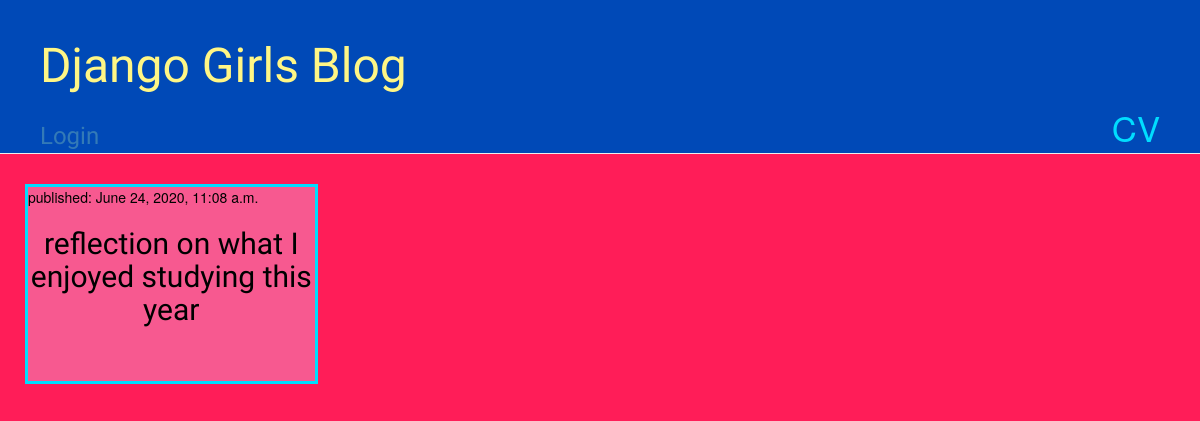
The app's page /, older data.
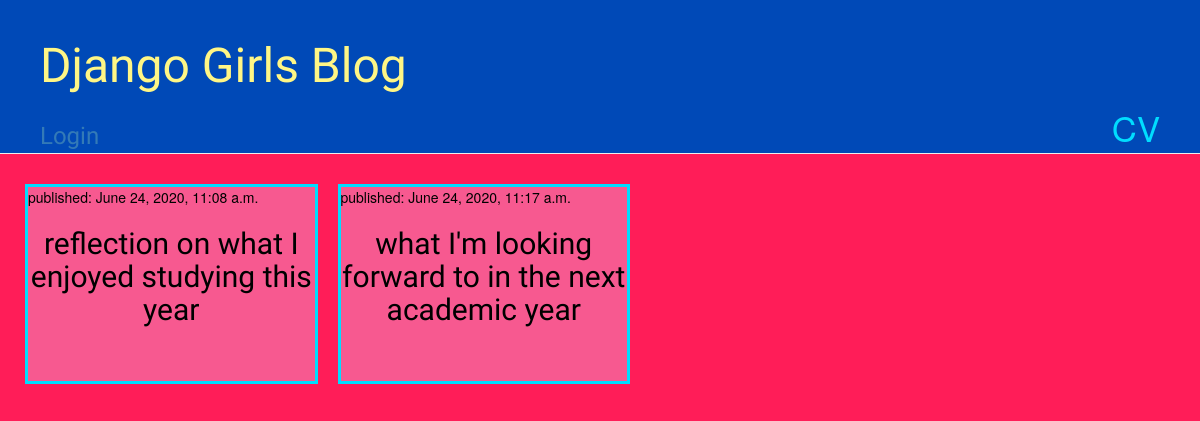
The same page, newer data.
### blog/models.py (models this page shows, shortened)
class Post(models.Model):
    author = models.ForeignKey(settings.AUTH_USER_MODEL, on_delete=models.CASCADE)
    title = models.CharField(max_length=200)
    text = models.TextField()
    created_date = models.DateTimeField(default=timezone.now)
    published_date = models.DateTimeField(blank=True, null=True)

### blog/views.py (the view)
# urls.py: path('',views.post_list, name='post_list'),
def post_list(request):
    posts = Post.objects.filter(published_date__lte=timezone.now()).order_by('published_date')
    return render(request, 'blog/post_list.html',{'posts': posts})

### blog/templates/blog/post_list.html
{% extends '../base.html' %}
{% block content %}
{% for post in posts %}
<a class="link_tiles" href="{% url 'post_detail' pk=post.pk %}">
<div class="post" >
    <div class="date">
        <p>published: {{ post.published_date }}</p>
    </div>
    <h2 class="post-title">{{ post.title }}</h2>
</div>
</a>
{% endfor %}
{% endblock %}

Row changes from the older to the newer data that the page shows:
added Post: published_date "June 24, 2020, 11:17 a.m.", title "what I'm looking forward to in the next academic year"
